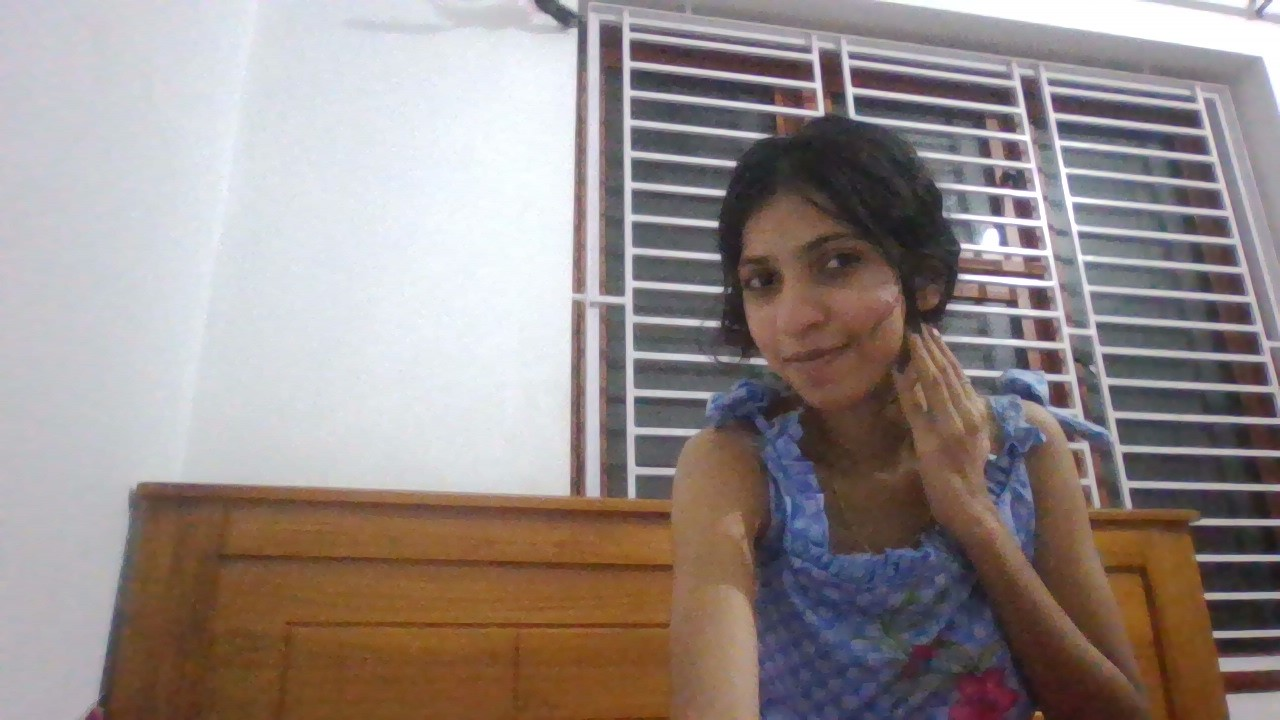
#> input picture su.jpg.jpg, 1280 x 720 px
$ python thresh.py
#> lines starting #> are read from the running program, lines starting #| are printed output that depends on the picture; after the words box and inside, x2 and y2 are one past the last pixel; in counts of white or black regions, pixels touching at a corner belong together
import cv2
import matplotlib.pyplot as plt
gray = cv2.imread("su.jpg.jpg",0)
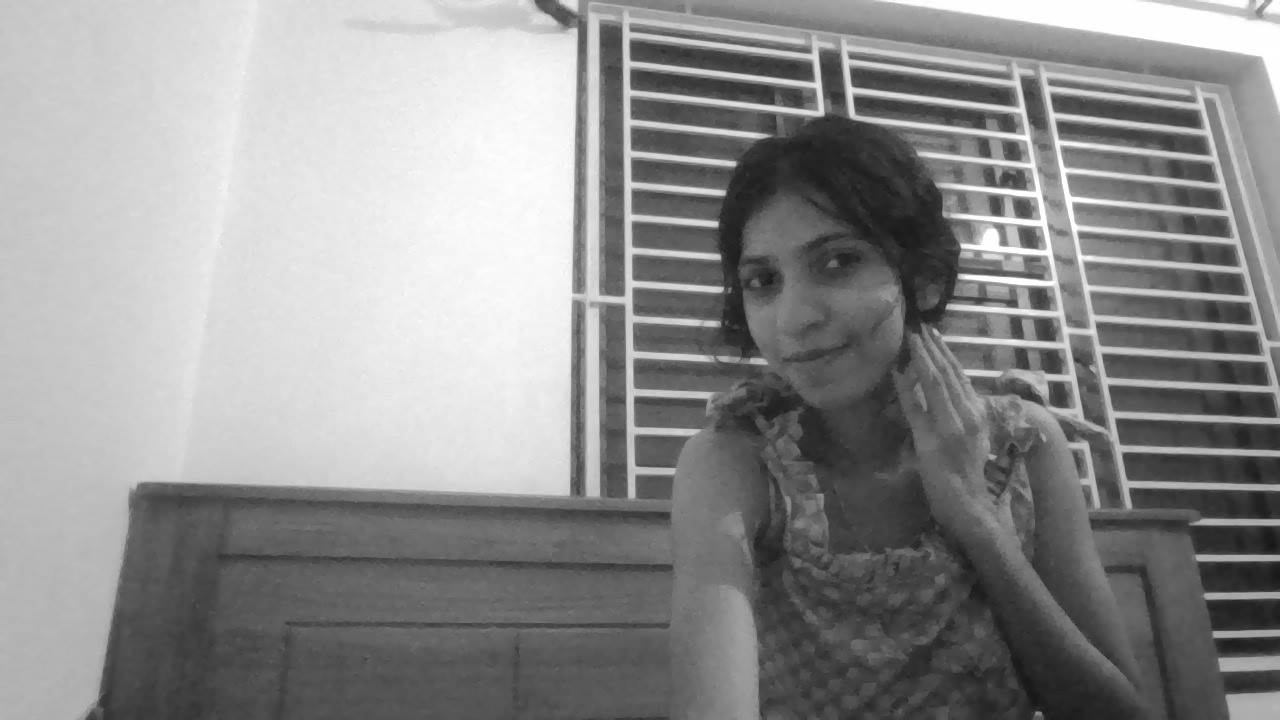
#> gray: shape (720, 1280); min 23, max 255, mean 142.3

plt.figure(figsize=(12,8))
plt.subplot(2,3,1)
plt.imshow(gray,cmap="gray")
plt.title("original")

for i,T in enumerate([50,100,150]):
  _,th=cv2.threshold(gray,T,255,cv2.THRESH_BINARY)
  plt.subplot(2,3,i+2)
  plt.imshow(th,cmap="grey")
  plt.title("global t"+ str(T))
#> this loop made 3 passes
#> pass 1, `_,th=cv2.threshold(gray,T,255,cv2.THRESH_BINARY)`:
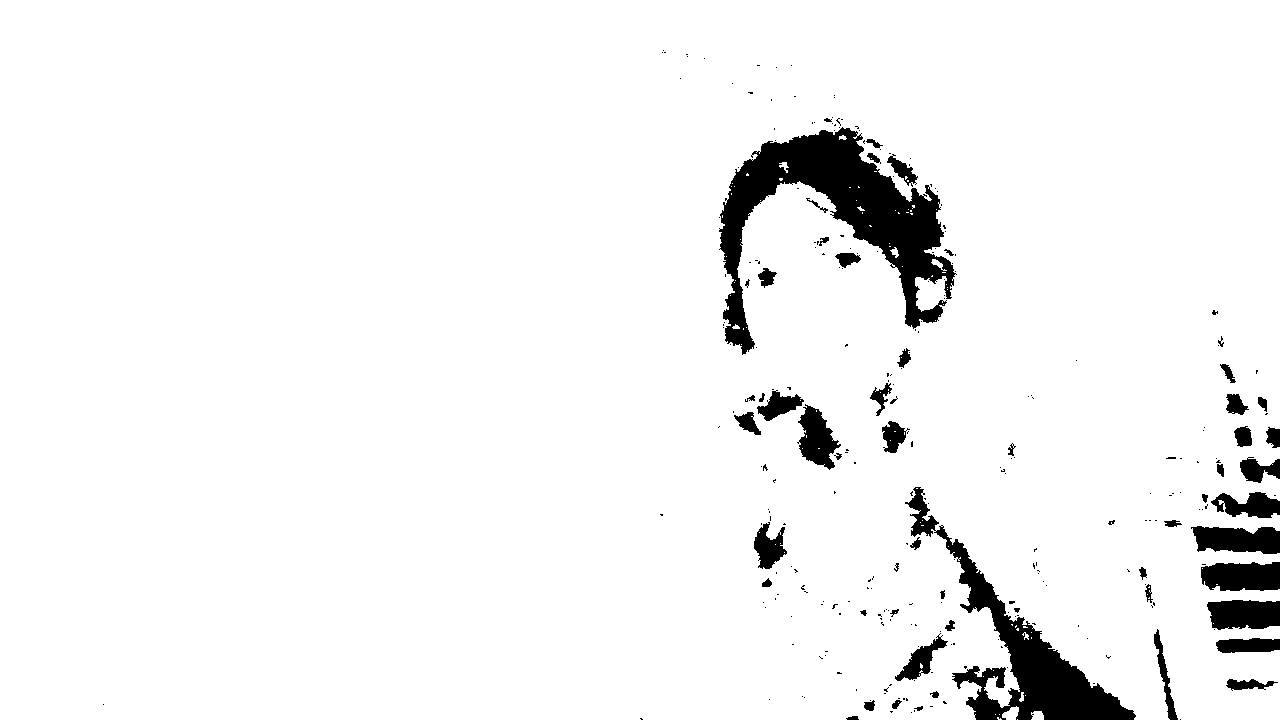
#> th: shape (720, 1280); 94.9% white; 281 black regions (223 under 20 px), largest, box (x1, y1, x2, y2) and area: (719, 127, 957, 355) 17745, (905, 487, 1136, 720) 10788, (1201, 562, 1280, 591) 1998
#> pass 3, `_,th=cv2.threshold(gray,T,255,cv2.THRESH_BINARY)`:
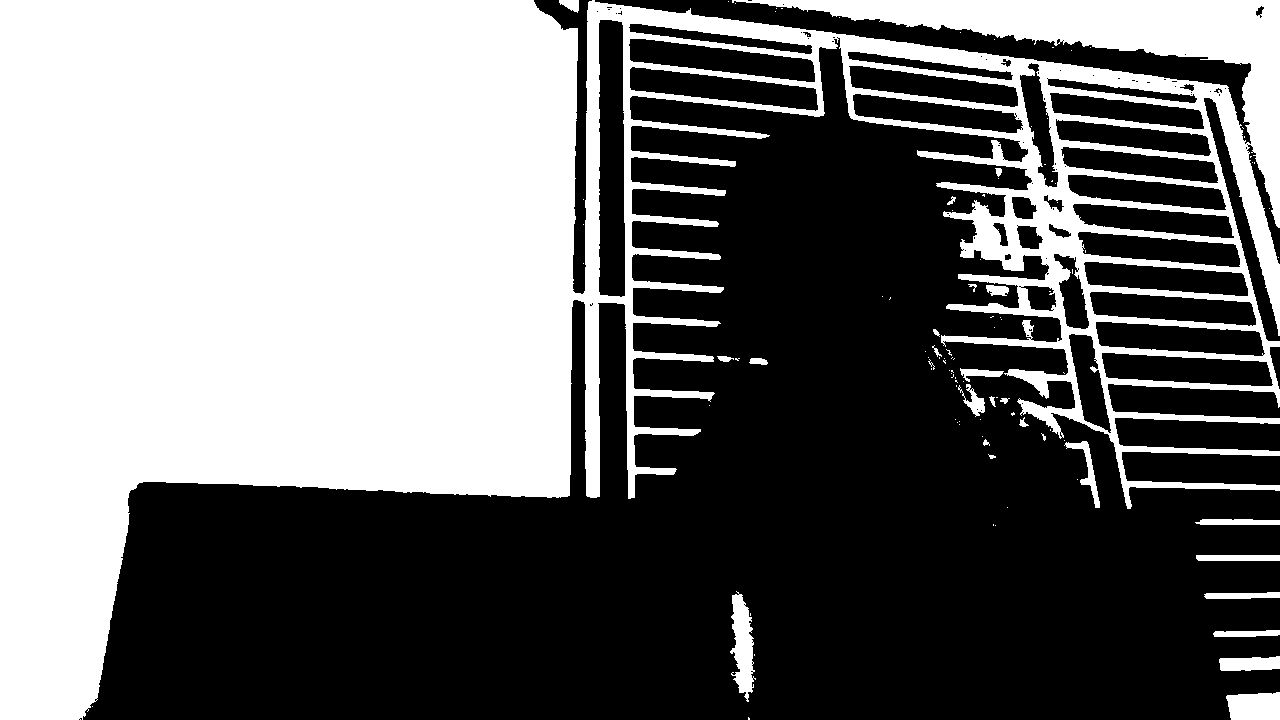
#> th: shape (720, 1280); 44.2% white; 106 white regions (81 under 20 px), largest, box (x1, y1, x2, y2) and area: (0, 0, 1280, 720) 399845, (730, 591, 756, 702) 1644, (1226, 692, 1280, 720) 1353


band=cv2.inRange(gray,100,180)
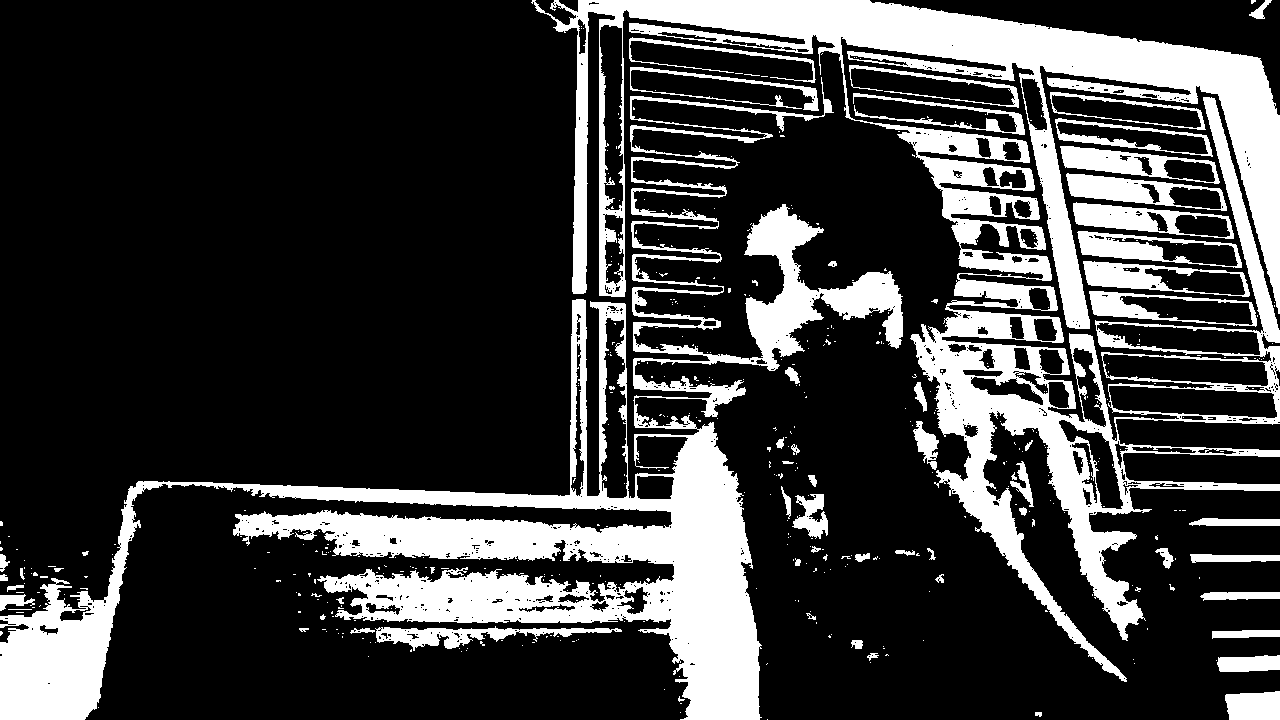
#> band: shape (720, 1280); 23.5% white; 471 white regions (409 under 20 px), largest, box (x1, y1, x2, y2) and area: (531, 0, 1280, 682) 94722, (0, 77, 903, 720) 89638, (1066, 173, 1227, 211) 2532
plt.subplot(2,3,5)
plt.imshow(band,cmap="gray")
plt.title("intensity threshold")

plt.subplot(2,3,6)
plt.hist(gray.ravel(),bins=256,range=(0,256))
plt.title("intensity histogram")
plt.show()
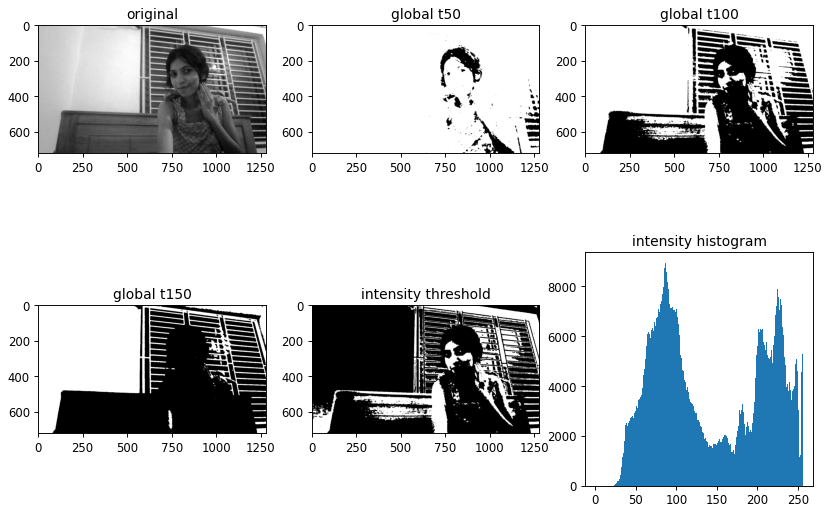
#> figure drawn by matplotlib, 6 panels; panel 6: tallest bar 8917 high, from x = 86 to 87
